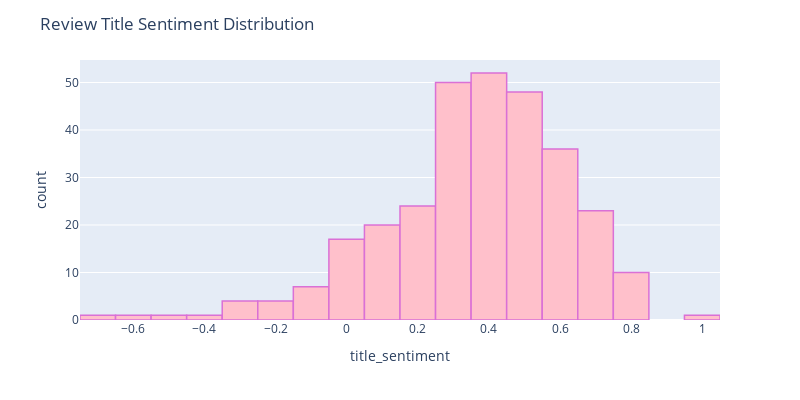
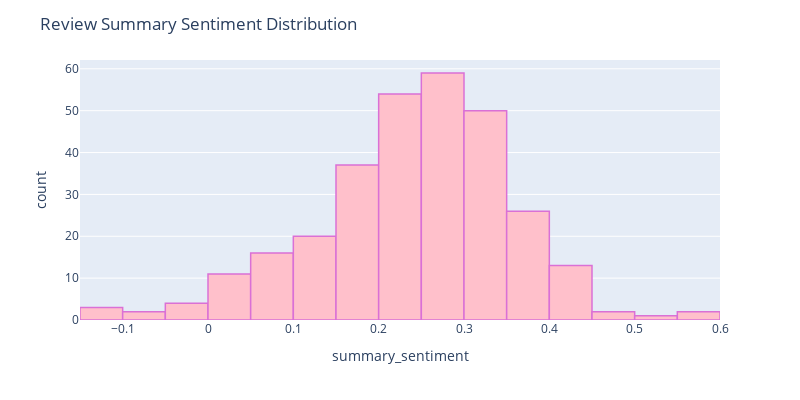

These figures' notebook cell, in order:
### Markdown cell above
### Sentiment Distribution Plot

### Code cell
%matplotlib inline
fig2 = px.histogram(hotels_df, x="title_sentiment",  width=800, height=400)
fig2.update_traces(marker_color="pink",marker_line_color='orchid',
                  marker_line_width=1.5)
fig2.update_layout(title_text='Review Title Sentiment Distribution')
fig2.show()

%matplotlib inline
fig3 = px.histogram(hotels_df, x="summary_sentiment",  width=800, height=400)
fig3.update_traces(marker_color="pink",marker_line_color='orchid',
                  marker_line_width=1.5)
fig3.update_layout(title_text='Review Summary Sentiment Distribution')
fig3.show()

### Figure 1 — Plotly figure (JSON) as saved in the notebook; plotly's stock layout.template omitted (floating-point values rounded to 4 significant figures; data arrays with more than 128 entries replaced by an {"elided": "..."} marker saying what was removed)
{"data": [{"alignmentgroup": "True", "bingroup": "x", "hovertemplate": "title_sentiment=%{x}<br>count=%{y}<extra></extra>", "legendgroup": "", "marker": {"color": "pink", "line": {"color": "orchid", "width": 1.5}, "pattern": {"shape": ""}}, "name": "", "offsetgroup": "", "orientation": "v", "showlegend": false, "type": "histogram", "x": {"elided": "300 float values"}, "xaxis": "x", "yaxis": "y"}], "layout": {"barmode": "relative", "height": 400, "legend": {"tracegroupgap": 0}, "margin": {"t": 60}, "title": {"text": "Review Title Sentiment Distribution"}, "width": 800, "xaxis": {"anchor": "y", "domain": [0, 1], "title": {"text": "title_sentiment"}}, "yaxis": {"anchor": "x", "domain": [0, 1], "title": {"text": "count"}}}}

### Figure 2 — Plotly figure (JSON) as saved in the notebook; plotly's stock layout.template omitted (floating-point values rounded to 4 significant figures; data arrays with more than 128 entries replaced by an {"elided": "..."} marker saying what was removed)
{"data": [{"alignmentgroup": "True", "bingroup": "x", "hovertemplate": "summary_sentiment=%{x}<br>count=%{y}<extra></extra>", "legendgroup": "", "marker": {"color": "pink", "line": {"color": "orchid", "width": 1.5}, "pattern": {"shape": ""}}, "name": "", "offsetgroup": "", "orientation": "v", "showlegend": false, "type": "histogram", "x": {"elided": "300 float values"}, "xaxis": "x", "yaxis": "y"}], "layout": {"barmode": "relative", "height": 400, "legend": {"tracegroupgap": 0}, "margin": {"t": 60}, "title": {"text": "Review Summary Sentiment Distribution"}, "width": 800, "xaxis": {"anchor": "y", "domain": [0, 1], "title": {"text": "summary_sentiment"}}, "yaxis": {"anchor": "x", "domain": [0, 1], "title": {"text": "count"}}}}
